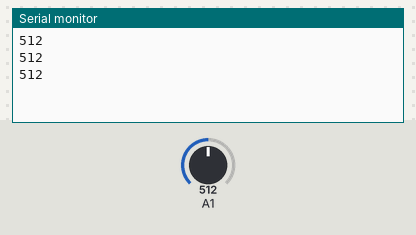
This sketch was run on a simulated Arduino Uno, built with avr-gcc and run on an emulated ATmega328P. Shown: the last lines printed to the serial monitor. The test bench sets the inputs (shaded band); at power-on: A1 = 512.

Above: at 1.3 s.
1.4 s: A1 set to 716
At 1.9 s:
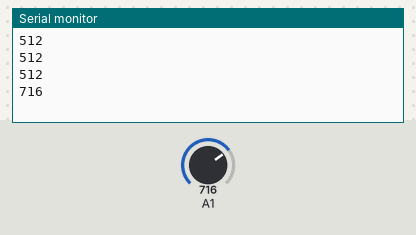
2.9 s: A1 set to 900
At 3.4 s:
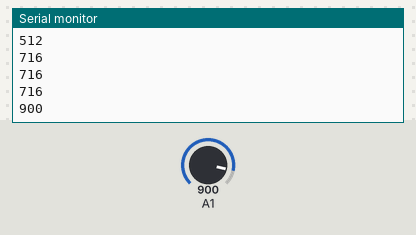
Timing chart, 0 to 5.9 s (numbered marks = the images above; inputs shaded):
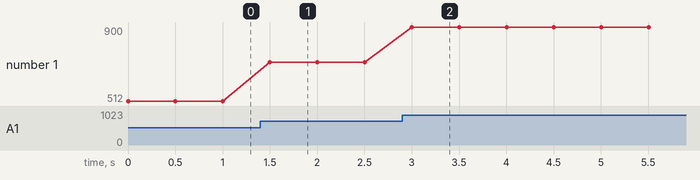

Measured:
- after the input at 1.4 s, the serial monitor: prints a new line after 0.10 s (image 1)
- after the input at 2.9 s, the serial monitor: prints a new line after 0.10 s (image 2)
- plotted number 1: 512 → 716 after the input at 1.4 s, 716 → 900 after the input at 2.9 s

The sketch:

sketch_jun03a.ino.ino
```cpp
void setup() {
  Serial.begin(9600);
}

void loop() {

  int sensorValue = analogRead(A1),(A2);
  Serial.println(sensorValue);


  delay(500); //
}
```
